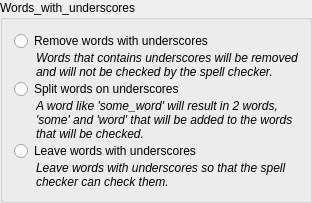
        <widget class="QGroupBox" name="groupBox_4">
         <property name="sizePolicy">
          <sizepolicy hsizetype="Preferred" vsizetype="Fixed">
           <horstretch>0</horstretch>
           <verstretch>0</verstretch>
          </sizepolicy>
         </property>
         <property name="title">
          <string>Words_with_underscores</string>
         </property>
         <layout class="QFormLayout" name="formLayout_4">
          <property name="fieldGrowthPolicy">
           <enum>QFormLayout::FieldGrowthPolicy::AllNonFixedFieldsGrow</enum>
          </property>
          <property name="verticalSpacing">
           <number>0</number>
          </property>
          <item row="0" column="0" colspan="2">
           <widget class="QRadioButton" name="radioButtonUnderscoresRemove">
            <property name="text">
             <string>Remove words with underscores</string>
            </property>
           </widget>
          </item>
          <item row="1" column="0">
           <spacer name="horizontalSpacer_6">
            <property name="orientation">
             <enum>Qt::Orientation::Horizontal</enum>
            </property>
            <property name="sizeType">
             <enum>QSizePolicy::Policy::Fixed</enum>
            </property>
            <property name="sizeHint" stdset="0">
             <size>
              <width>16</width>
              <height>0</height>
             </size>
            </property>
           </spacer>
          </item>
          <item row="1" column="1">
           <widget class="QLabel" name="label_12">
            <property name="sizePolicy">
             <sizepolicy hsizetype="Preferred" vsizetype="Ignored">
              <horstretch>0</horstretch>
              <verstretch>0</verstretch>
             </sizepolicy>
            </property>
            <property name="font">
             <font>
              <italic>true</italic>
             </font>
            </property>
            <property name="text">
             <string>Words that contains underscores will be removed and will not be checked by the spell checker.</string>
            </property>
            <property name="wordWrap">
             <bool>true</bool>
            </property>
           </widget>
          </item>
          <item row="2" column="0" colspan="2">
           <widget class="QRadioButton" name="radioButtonUnderscoresSplit">
            <property name="text">
             <string>Split words on underscores</string>
            </property>
           </widget>
          </item>
          <item row="3" column="0">
           <spacer name="horizontalSpacer_7">
            <property name="orientation">
             <enum>Qt::Orientation::Horizontal</enum>
            </property>
            <property name="sizeType">
             <enum>QSizePolicy::Policy::Fixed</enum>
            </property>
            <property name="sizeHint" stdset="0">
             <size>
              <width>16</width>
              <height>0</height>
             </size>
            </property>
           </spacer>
          </item>
          <item row="3" column="1">
           <widget class="QLabel" name="label_15">
            <property name="sizePolicy">
             <sizepolicy hsizetype="Preferred" vsizetype="Ignored">
              <horstretch>0</horstretch>
              <verstretch>0</verstretch>
             </sizepolicy>
            </property>
            <property name="font">
             <font>
              <italic>true</italic>
             </font>
            </property>
            <property name="text">
             <string>A word like 'some_word' will result in 2 words, 'some' and 'word' that will be added to the words that will be checked.</string>
            </property>
            <property name="wordWrap">
             <bool>true</bool>
            </property>
           </widget>
          </item>
          <item row="4" column="0" colspan="2">
           <widget class="QRadioButton" name="radioButtonUnderscoresLeave">
            <property name="text">
             <string>Leave words with underscores</string>
            </property>
           </widget>
          </item>
          <item row="6" column="0">
           <spacer name="horizontalSpacer_8">
            <property name="orientation">
             <enum>Qt::Orientation::Horizontal</enum>
            </property>
            <property name="sizeType">
             <enum>QSizePolicy::Policy::Fixed</enum>
            </property>
            <property name="sizeHint" stdset="0">
             <size>
              <width>16</width>
              <height>0</height>
             </size>
            </property>
           </spacer>
          </item>
          <item row="6" column="1">
           <widget class="QLabel" name="label_16">
            <property name="sizePolicy">
             <sizepolicy hsizetype="Preferred" vsizetype="Ignored">
              <horstretch>0</horstretch>
              <verstretch>0</verstretch>
             </sizepolicy>
            </property>
            <property name="font">
             <font>
              <italic>true</italic>
             </font>
            </property>
            <property name="text">
             <string>Leave words with underscores so that the spell checker can check them.</string>
            </property>
            <property name="wordWrap">
             <bool>true</bool>
            </property>
           </widget>
          </item>
         </layout>
        </widget>
